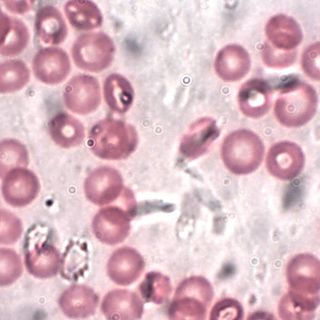
#> input picture Blood_group_identification_project/blood_cell_images/Humanrbc1000x-cr-primary.jpg, 320 x 320 px, found by its file name
$ python sample.py
#> lines starting #> are read from the running program, lines starting #| are printed output that depends on the picture; after the words box and inside, x2 and y2 are one past the last pixel; in counts of white or black regions, pixels touching at a corner belong together
import cv2
import numpy as np
print(cv2.__version__)

# img=cv2.imread('C:/Users/babit/OneDrive/Desktop/Django_Infosys/Blood_group_identification_project/133617083388862763.jpg',cv2.IMREAD_GRAYSCALE)

# cv2.imshow("Read Image",img)

# How to save an image in openCV
# img1=cv2.imread('C:/Users/babit/OneDrive/Desktop/Django_Infosys/Blood_group_identification_project/133617083388862763.jpg',cv2.IMREAD_GRAYSCALE)

imagename = 'grayscale_converted.jpg'

# [13 lines of commented-out code are left out]
abo_image = cv2.imread('Blood_group_identification_project/blood_cell_images/Humanrbc1000x-cr-primary.jpg')
#> abo_image is the input picture: shape (320, 320, 3); mean B, G, R 194.1, 182.7, 218.3
# cv2.imshow('Original Image',abo_image)

# Convert the image from color to grayscale
gray = cv2.cvtColor(abo_image,cv2.COLOR_BGR2GRAY)
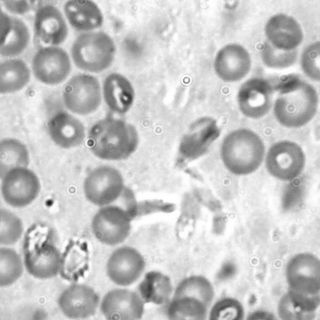
#> gray: shape (320, 320); min 22, max 255, mean 194.7
# cv2.imshow('Gray Scale image',gray)

# blur the image using Gaussian Blur (smoothning the image for more accurate blood cell Image)
blur = cv2.GaussianBlur(gray,(5,5),0)
# cv2.imshow('Blurred Image',blur)

# blurred to threshold to calculate the threshold values for the given images and will return the image and its value
val,threshold = cv2.threshold(blur,120,255,cv2.THRESH_BINARY) # sets pixels to either black or white
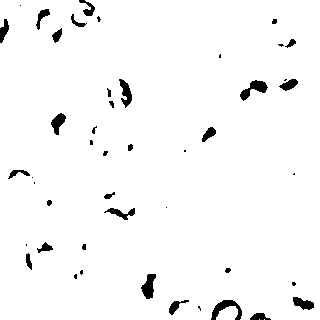
#> threshold: shape (320, 320); 97% white; 46 black regions (18 under 20 px)
cv2.imshow('Treshold Image',threshold)

# finding the contours(continuous curve along the boundary) to find the curved edges of the blood cells in the image
contour, val2 = cv2.findContours(threshold,cv2.RETR_EXTERNAL,cv2.CHAIN_APPROX_SIMPLE) # 2nd parameter is for considering only the outer contour and not any of its inside child contour
#> contour = 4 contours, 2 with area under 20; largest, box (x1, y1, x2, y2) and area: (0, 0, 320, 320) 100878, (216, 306, 238, 320) 206; val2 = [[1, -1, -1, -1], [2, 0, -1, -1], [3, 1, -1, -1], [-1, 2, -1, -1]]

# print(contour)
# counting the number of contours found in the given Image
contour_length = len(contour)
#> contour_length = 4
print(contour_length)
#| 4

if contour_length <50:
    print('O')
elif contour_length >=50 and contour_length<100:
    print('A')
elif contour_length>=100 and contour_length<150:
    print('B')
else:
    print('AB')

cv2.waitKey(0)
cv2.destroyAllWindows()
